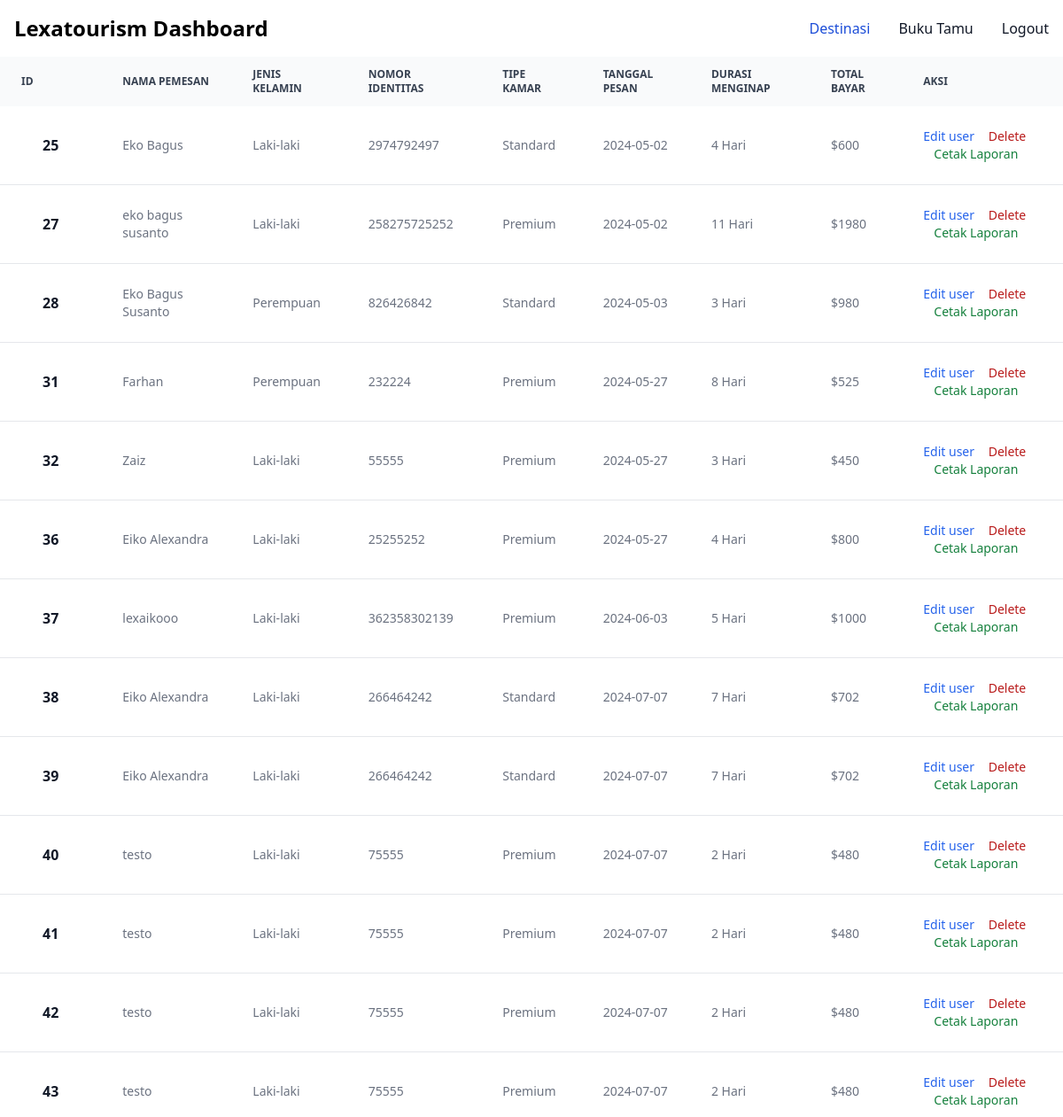
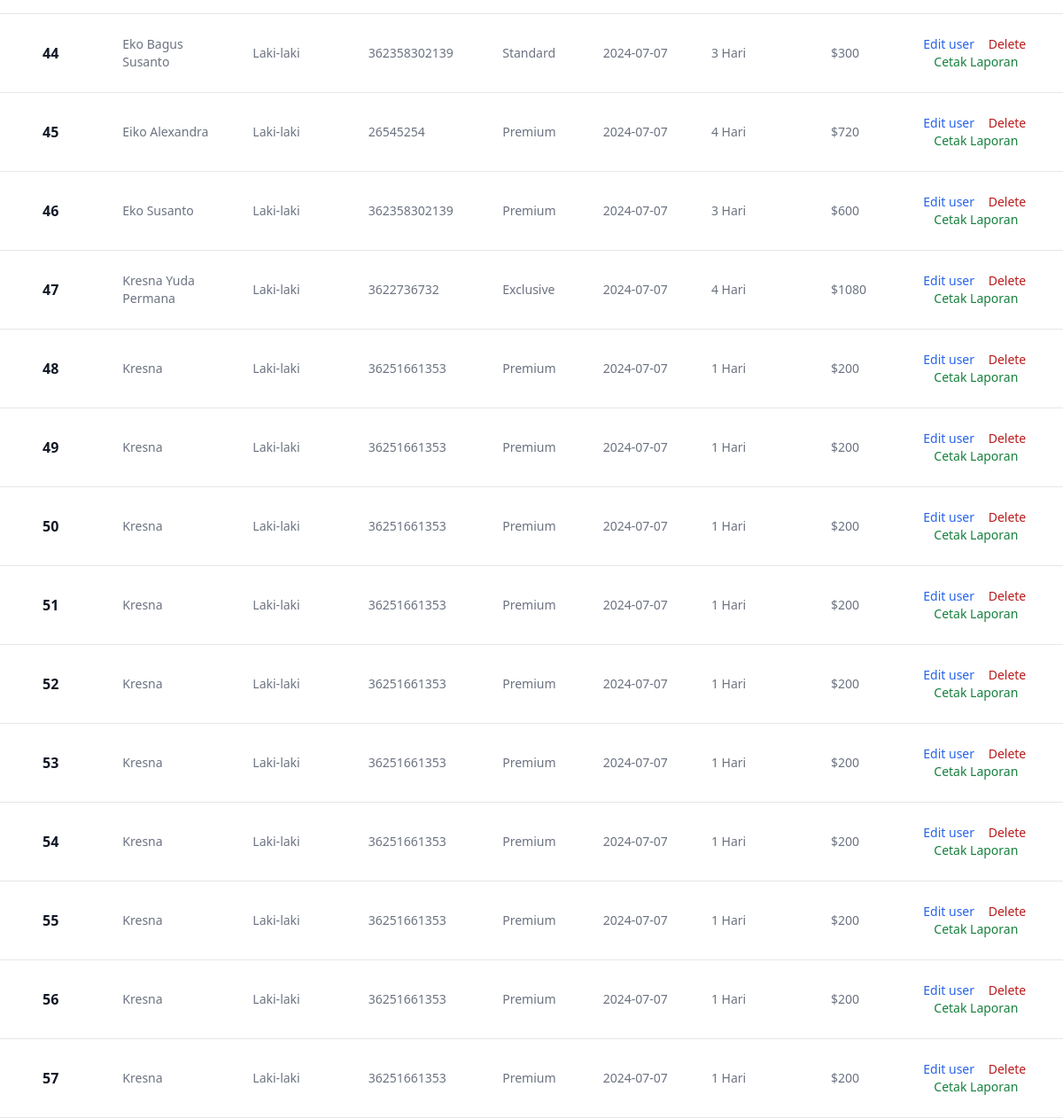
/admin/index.php (signed in), run on the app's committed database (2 pictures, top to bottom).
### tables this page shows
CREATE TABLE `hotel` (
  `id` int(11) NOT NULL,
  `nama_pemesan` varchar(255) NOT NULL,
  `jenis_kelamin` varchar(1) NOT NULL,
  `nomor_identitas` varchar(20) NOT NULL,
  `tipe_kamar` varchar(50) NOT NULL,
  `tanggal_pesan` date NOT NULL,
  `durasi_menginap` int(11) NOT NULL,
  `total_bayar` int(11) NOT NULL
);

### admin/index.php (the view, shortened to what this page needs)
<!DOCTYPE html>
<html lang="en">
<head>
    <link href="https://cdnjs.cloudflare.com/ajax/libs/flowbite/2.3.0/flowbite.min.css"  rel="stylesheet" />
    <script src="https://cdn.tailwindcss.com"></script>
</head>
<body>
<nav class="bg-white border-gray-200 dark:bg-gray-900">
  <div class="max-w-screen-xl flex flex-wrap items-center justify-between mx-auto p-4">
        <span class="self-center text-2xl font-semibold whitespace-nowrap dark:text-white">Lexatourism Dashboard</span>
    <div class="hidden w-full md:block md:w-auto" id="navbar-default">
      <ul class="font-medium flex flex-col p-4 md:p-0 mt-4 border border-gray-100 rounded-lg bg-gray-50 md:flex-row md:space-x-8 rtl:space-x-reverse md:mt-0 md:border-0 md:bg-white dark:bg-gray-800 md:dark:bg-gray-900 dark:border-gray-700">
          <li>
            <a href="index.php" class="block py-2 px-3 text-white bg-blue-700 rounded md:bg-transparent md:text-blue-700 md:p-0 dark:text-white md:dark:text-blue-500">Destinasi</a>
          </li>
        <li>
          <a href="buku_tamu.php" class="bblock py-2 px-3 text-gray-900 rounded hover:bg-gray-100 md:hover:bg-transparent md:border-0 md:hover:text-blue-700 md:p-0 dark:text-white md:dark:hover:text-blue-500 dark:hover:bg-gray-700 dark:hover:text-white md:dark:hover:bg-transparent" aria-current="page">Buku Tamu</a>
        </li>
        <li>
        <form method="POST" action="logout.php">
    <button type="submit" name="logout" class="block py-2 px-3 text-gray-900 rounded hover:bg-gray-100 md:hover:bg-transparent md:border-0 md:hover:text-blue-700 md:p-0 dark:text-white md:dark:hover:text-blue-500 dark:hover:bg-gray-700 dark:hover:text-white md:dark:hover:bg-transparent">Logout</button>
</form>
        </li>
      </ul>
    </div>
  </div>
</nav>
    <table class="w-full text-sm text-left rtl:text-right text-gray-500 dark:text-gray-400">
        <thead class="text-xs text-gray-700 uppercase bg-gray-50 dark:bg-gray-700 dark:text-gray-400">
            <tr>
                <th scope="col" class="px-6 py-3">
                    ID
                </th>
                <th scope="col" class="px-6 py-3">
                    Nama Pemesan
                </th>
                <th scope="col" class="px-6 py-3">
                    Jenis Kelamin
                </th>
                <th scope="col" class="px-6 py-3">
                    Nomor Identitas
                </th>
                <th scope="col" class="px-6 py-3">
                    Tipe Kamar
                </th>
                <th scope="col" class="px-6 py-3">
                    Tanggal Pesan
                </th>
                <th scope="col" class="px-6 py-3">
                    Durasi Menginap
                </th>
                <th scope="col" class="px-6 py-3">
                    Total Bayar
                </th>
                <th scope="col" class="px-6 py-3">
                    Aksi
                </th>
            </tr>
        </thead>
        <tbody>
            <?php
            include '../db_connection.php';
            $query = "SELECT * FROM hotel";
            $result = mysqli_query($koneksi, $query);
            while ($row = mysqli_fetch_assoc($result)) {
                ?>
                <div id="editUserModal<?php echo $row['id']; ?>" tabindex="-1" aria-hidden="true" class="fixed top-0 left-0 right-0 z-50 items-center justify-center hidden w-full p-4 overflow-x-hidden overflow-y-auto md:inset-0 h-[calc(100%-1rem)] max-h-full">
        <div class="relative w-full max-w-2xl max-h-full bg-gray-100 rounded-lg">
                <tr class="bg-white border-b dark:bg-gray-800 dark:border-gray-700 hover:bg-gray-50 dark:hover:bg-gray-600">
                <th scope="row" class="flex items-center px-6 py-4 text-gray-900 whitespace-nowrap dark:text-white">
                    <div class="px-6 py-4">
                        <div class="text-base font-semibold"><?php echo $row['id']; ?></div>
                    </div>
                </th>
                <td class="px-6 py-4"><?php echo $row['nama_pemesan']; ?></td>
                <td class="px-6 py-4"><?php
                if ($row["jenis_kelamin"] == "L"){
                    echo "Laki-laki";
                } else if ($row["jenis_kelamin"] == "P"){
                    echo "Perempuan";
                }
                    ?></td>
                <td class="px-6 py-4"><?php echo $row['nomor_identitas']; ?></td>
                <td class="px-6 py-4"> <?php
                if ($row["tipe_kamar"] == "100"){
                    echo "Standard";
                } else if ($row["tipe_kamar"] == "200"){
                    echo "Premium";
                } else if ($row["tipe_kamar"] == "300"){
                    echo "Exclusive";
                }
                    ?></td>
                <td class="px-6 py-4"><?php echo $row['tanggal_pesan']; ?></td>
                <td class="px-6 py-4"><?php echo $row['durasi_menginap']; ?> Hari</td>
                <td class="px-6 py-4">$<?php echo $row['total_bayar']; ?></td>
                <td class="px-6 py-4">
                    <div class="bungkus">
                    <a href="#" type="button" data-modal-target="editUserModal<?php echo $row['id']; ?>" data-modal-show="editUserModal<?php echo $row['id']; ?>" class="font-medium text-blue-600 dark:text-blue-500 hover:underline">Edit user</a>
        <a href="delete_dashboard.php?id=<?php echo $row['id']; ?>" class="font-medium text-red-700 ml-3">Delete</a>
        <a href="generate_pdf.php?id=<?php echo $row['id']; ?>" class="font-medium text-green-700 ml-3" target="_blank">
                                    <button>Cetak Laporan</button>
                                </a>
    </div>
                </div>
            <?php
        }
        ?>
        </tbody>
    </table>
</body>
</html>

### data on the page
hotel: id "25", nama_pemesan "Eko Bagus", jenis_kelamin "Laki-laki", nomor_identitas "2974792497", tipe_kamar "Standard", tanggal_pesan "2024-05-02", durasi_menginap "4", total_bayar "600"
hotel: id "27", nama_pemesan "eko bagus susanto", jenis_kelamin "Laki-laki", nomor_identitas "258275725252", tipe_kamar "Premium", tanggal_pesan "2024-05-02", durasi_menginap "11", total_bayar "1980"
hotel: id "28", nama_pemesan "Eko Bagus Susanto", jenis_kelamin "Perempuan", nomor_identitas "826426842", tipe_kamar "Standard", tanggal_pesan "2024-05-03", durasi_menginap "3", total_bayar "980"
hotel: id "31", nama_pemesan "Farhan", jenis_kelamin "Perempuan", nomor_identitas "232224", tipe_kamar "Premium", tanggal_pesan "2024-05-27", durasi_menginap "8", total_bayar "525"
hotel: id "32", nama_pemesan "Zaiz", jenis_kelamin "Laki-laki", nomor_identitas "55555", tipe_kamar "Premium", tanggal_pesan "2024-05-27", durasi_menginap "3", total_bayar "450"
hotel: id "36", nama_pemesan "Eiko Alexandra", jenis_kelamin "Laki-laki", nomor_identitas "25255252", tipe_kamar "Premium", tanggal_pesan "2024-05-27", durasi_menginap "4", total_bayar "800"
hotel: id "37", nama_pemesan "lexaikooo", jenis_kelamin "Laki-laki", nomor_identitas "362358302139", tipe_kamar "Premium", tanggal_pesan "2024-06-03", durasi_menginap "5", total_bayar "1000"
hotel: id "38", nama_pemesan "Eiko Alexandra", jenis_kelamin "Laki-laki", nomor_identitas "266464242", tipe_kamar "Standard", tanggal_pesan "2024-07-07", durasi_menginap "7", total_bayar "702"
hotel: id "39", nama_pemesan "Eiko Alexandra", jenis_kelamin "Laki-laki", nomor_identitas "266464242", tipe_kamar "Standard", tanggal_pesan "2024-07-07", durasi_menginap "7", total_bayar "702"
hotel: id "40", nama_pemesan "testo", jenis_kelamin "Laki-laki", nomor_identitas "75555", tipe_kamar "Premium", tanggal_pesan "2024-07-07", durasi_menginap "2", total_bayar "480"
hotel: id "41", nama_pemesan "testo", jenis_kelamin "Laki-laki", nomor_identitas "75555", tipe_kamar "Premium", tanggal_pesan "2024-07-07", durasi_menginap "2", total_bayar "480"
hotel: id "42", nama_pemesan "testo", jenis_kelamin "Laki-laki", nomor_identitas "75555", tipe_kamar "Premium", tanggal_pesan "2024-07-07", durasi_menginap "2", total_bayar "480"
hotel: id "43", nama_pemesan "testo", jenis_kelamin "Laki-laki", nomor_identitas "75555", tipe_kamar "Premium", tanggal_pesan "2024-07-07", durasi_menginap "2", total_bayar "480"
hotel: id "44", nama_pemesan "Eko Bagus Susanto", jenis_kelamin "Laki-laki", nomor_identitas "362358302139", tipe_kamar "Standard", tanggal_pesan "2024-07-07", durasi_menginap "3", total_bayar "300"
hotel: id "45", nama_pemesan "Eiko Alexandra", jenis_kelamin "Laki-laki", nomor_identitas "26545254", tipe_kamar "Premium", tanggal_pesan "2024-07-07", durasi_menginap "4", total_bayar "720"
hotel: id "46", nama_pemesan "Eko Susanto", jenis_kelamin "Laki-laki", nomor_identitas "362358302139", tipe_kamar "Premium", tanggal_pesan "2024-07-07", durasi_menginap "3", total_bayar "600"
hotel: id "47", nama_pemesan "Kresna Yuda Permana", jenis_kelamin "Laki-laki", nomor_identitas "3622736732", tipe_kamar "Exclusive", tanggal_pesan "2024-07-07", durasi_menginap "4", total_bayar "1080"
hotel: id "48", nama_pemesan "Kresna", jenis_kelamin "Laki-laki", nomor_identitas "36251661353", tipe_kamar "Premium", tanggal_pesan "2024-07-07", durasi_menginap "1", total_bayar "200"
hotel: id "49", nama_pemesan "Kresna", jenis_kelamin "Laki-laki", nomor_identitas "36251661353", tipe_kamar "Premium", tanggal_pesan "2024-07-07", durasi_menginap "1", total_bayar "200"
hotel: id "50", nama_pemesan "Kresna", jenis_kelamin "Laki-laki", nomor_identitas "36251661353", tipe_kamar "Premium", tanggal_pesan "2024-07-07", durasi_menginap "1", total_bayar "200"
hotel: id "51", nama_pemesan "Kresna", jenis_kelamin "Laki-laki", nomor_identitas "36251661353", tipe_kamar "Premium", tanggal_pesan "2024-07-07", durasi_menginap "1", total_bayar "200"
hotel: id "52", nama_pemesan "Kresna", jenis_kelamin "Laki-laki", nomor_identitas "36251661353", tipe_kamar "Premium", tanggal_pesan "2024-07-07", durasi_menginap "1", total_bayar "200"
hotel: id "53", nama_pemesan "Kresna", jenis_kelamin "Laki-laki", nomor_identitas "36251661353", tipe_kamar "Premium", tanggal_pesan "2024-07-07", durasi_menginap "1", total_bayar "200"
hotel: id "54", nama_pemesan "Kresna", jenis_kelamin "Laki-laki", nomor_identitas "36251661353", tipe_kamar "Premium", tanggal_pesan "2024-07-07", durasi_menginap "1", total_bayar "200"
hotel: id "55", nama_pemesan "Kresna", jenis_kelamin "Laki-laki", nomor_identitas "36251661353", tipe_kamar "Premium", tanggal_pesan "2024-07-07", durasi_menginap "1", total_bayar "200"
hotel: id "56", nama_pemesan "Kresna", jenis_kelamin "Laki-laki", nomor_identitas "36251661353", tipe_kamar "Premium", tanggal_pesan "2024-07-07", durasi_menginap "1", total_bayar "200"
hotel: id "57", nama_pemesan "Kresna", jenis_kelamin "Laki-laki", nomor_identitas "36251661353", tipe_kamar "Premium", tanggal_pesan "2024-07-07", durasi_menginap "1", total_bayar "200"
